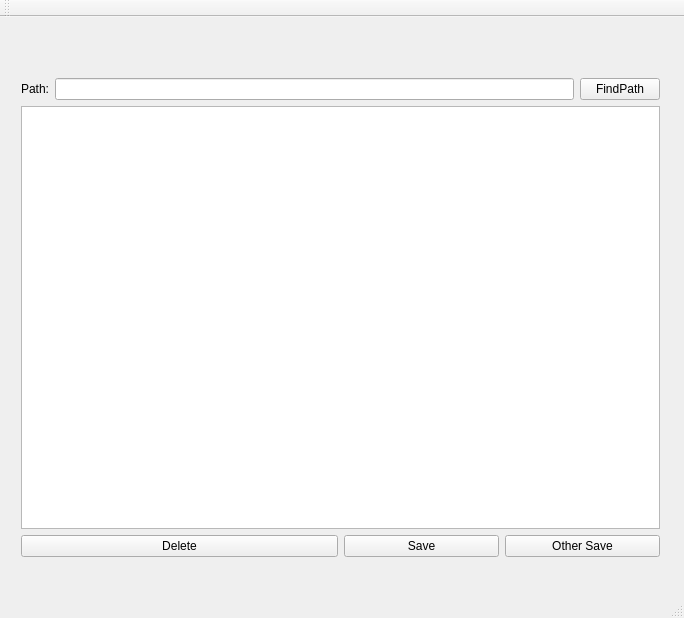
<?xml version="1.0" encoding="UTF-8"?>
<ui version="4.0">
 <class>MainWindow</class>
 <widget class="QMainWindow" name="MainWindow">
  <property name="geometry">
   <rect>
    <x>0</x>
    <y>0</y>
    <width>684</width>
    <height>618</height>
   </rect>
  </property>
  <property name="windowTitle">
   <string>MainWindow</string>
  </property>
  <widget class="QWidget" name="centralWidget">
   <widget class="QWidget" name="">
    <property name="geometry">
     <rect>
      <x>10</x>
      <y>50</y>
      <width>661</width>
      <height>501</height>
     </rect>
    </property>
    <layout class="QVBoxLayout" name="verticalLayout_2">
     <item>
      <layout class="QVBoxLayout" name="verticalLayout">
       <item>
        <layout class="QHBoxLayout" name="horizontalLayout">
         <item>
          <widget class="QLabel" name="label">
           <property name="text">
            <string>Path:</string>
           </property>
          </widget>
         </item>
         <item>
          <widget class="QLineEdit" name="lineEdit"/>
         </item>
         <item>
          <widget class="QPushButton" name="pushButton">
           <property name="text">
            <string>FindPath</string>
           </property>
          </widget>
         </item>
        </layout>
       </item>
       <item>
        <widget class="QTextEdit" name="textEdit"/>
       </item>
      </layout>
     </item>
     <item>
      <layout class="QHBoxLayout" name="horizontalLayout_3">
       <item>
        <widget class="QPushButton" name="Delete">
         <property name="text">
          <string>Delete</string>
         </property>
        </widget>
       </item>
       <item>
        <layout class="QHBoxLayout" name="horizontalLayout_2">
         <item>
          <widget class="QPushButton" name="save">
           <property name="text">
            <string>Save</string>
           </property>
          </widget>
         </item>
         <item>
          <widget class="QPushButton" name="otherSave">
           <property name="text">
            <string>Other Save</string>
           </property>
          </widget>
         </item>
        </layout>
       </item>
      </layout>
     </item>
    </layout>
   </widget>
  </widget>
  <widget class="QMenuBar" name="menuBar">
   <property name="geometry">
    <rect>
     <x>0</x>
     <y>0</y>
     <width>684</width>
     <height>22</height>
    </rect>
   </property>
  </widget>
  <widget class="QToolBar" name="mainToolBar">
   <attribute name="toolBarArea">
    <enum>TopToolBarArea</enum>
   </attribute>
   <attribute name="toolBarBreak">
    <bool>false</bool>
   </attribute>
  </widget>
  <widget class="QStatusBar" name="statusBar"/>
 </widget>
 <layoutdefault spacing="6" margin="11"/>
 <resources/>
 <connections/>
</ui>
